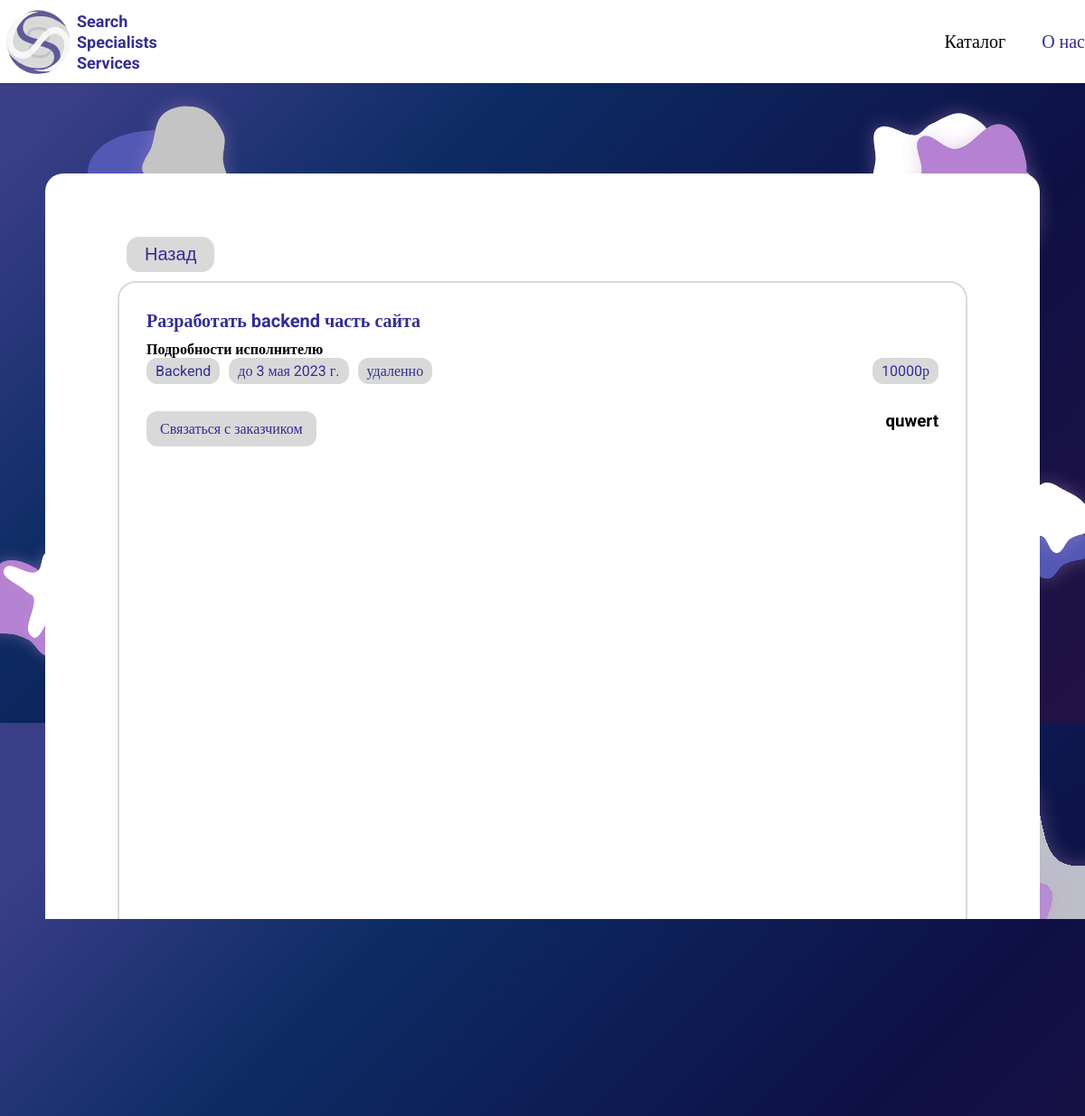
Screenshot of /post/15/ with the database file from the repository.
### website/models.py (models this page shows, shortened)
class TaskIT(models.Model):
    title = models.CharField(max_length=255, verbose_name='Заголовок')
    content = models.TextField(blank=True, verbose_name='Описание')
    price = models.IntegerField(verbose_name='Бюджет')
    time_over = models.DateField(verbose_name='Срок окончания')
    time_create = models.DateTimeField(auto_now_add=True, null=True)
    time_update = models.DateTimeField(auto_now_add=True, null=True)
    place = models.CharField(max_length=255, verbose_name='Место выполнения')
    category = models.ForeignKey('Category', on_delete=models.PROTECT, null=True, verbose_name='Категория')
    user = models.ForeignKey(User, verbose_name='Пользователь', on_delete=models.CASCADE)
    class Meta:
        verbose_name = 'Списки заказов от заказчиков'
        verbose_name_plural = 'Списки заказов от заказчиков'
        ordering = ['-time_update', 'title']

class Category(models.Model):
    name = models.CharField(max_length=100, db_index=True, verbose_name='Категория')
    def __str__(self):
        return self.name
    class Meta:
        verbose_name = 'Категории'
        verbose_name_plural = 'Категории'
        ordering = ['name']

### website/views.py (the view)
# urls.py: path('post/<int:post_id>/', show_post, name='post'),
def show_post(request, post_id):
    post = get_object_or_404(TaskIT, pk=post_id)
    if request.method == 'POST':
        form = ContactCustomerForm(request.POST)
        if form.is_valid():
            form.save()
            return redirect('catalogIT_perf')
    else:
        form = ContactCustomerForm()
    context = {
        'post': post,
        'title': post.title,
        'category_selected': post.category_id,
        'form': form,
    }
    return render(request, 'website/post.html', context=context)

### website/forms.py
class ContactCustomerForm(forms.ModelForm):
    def __init__(self, *args, **kwargs):
        super().__init__(*args, **kwargs)
    class Meta:
        model = TaskIT
        fields = '__all__'

### website/templates/website/post.html (shortened to what this page needs)
{% extends 'website/base.html' %}
{% load static %}
{% block navcontent %}
    <nav>
        <div class="container">
            <div class="logo">
                <a href="{% url 'catalogIT_perf' %}" class="logo-url">
                    <img src="{% static 'website/img/logo_kach.svg' %}" alt="">
                    <div class="logo-text">
                        <p>Search</p>
                        <p>Specialists</p>
                        <p>Services</p>
                    </div>
                </a>
            </div>
            <ul class="nav-links">
                <li><a href="{% url 'catalogIT_perf' %}" style="color: #000;">Каталог</a></li>
                <li><a href="{% url 'about_us_perf' %}">О нас</a></li>
            </ul>
        </div>
    </nav>
    {% endblock navcontent %}
{% block content %}
<div class="wrap-card">
    <div class="back">
        <input type="button" onclick="history.back();" value="Назад"/>
    </div>
    <div class="wrap-content-el">
        <div class="top-content">
            <h2>{{post.title}}</h2>
            <p class="content">{{post.content}}</p>
        </div>
        <div class="bottom-content">
            <div class="left-el">
                <p class="category task-object">{{post.category}}</p>
                <p class="time_over task-object">до {{post.time_over}}</p>
                <p class="place task-object">{{post.place}}</p>
            </div>
            <div class="right-el">
                <p class="price task-object">{{post.price}}р</p>
            </div>
        </div>
        <div class="customer">
            <div class="contact-cuctomer">
                <a href="#">Связаться с заказчиком</a>
            </div>
            <div class="customer-info">
                <h3>{{post.user}}</h3>
            </div>
        </div>
    </div>
</div>
{% endblock %}

### website/static/website/css/styles.css (style rules this page uses)
body { margin: 0px; padding: 0px; font-family: Roboto; }
.container { max-width: 1200px; margin: auto; }
nav { box-shadow: 0px 0px 1px 0px black; padding: 10px 0px; background-color: white; }
nav .container { display: flex; justify-content: space-between; align-items: center; }
nav .logo-url { display: inline-block; display: flex; justify-content: center; text-decoration: none; color: #342E90; }
nav .logo img { width: 85px; padding: 0px; margin: 0px; }
nav .logo .logo-text { display: flex; flex-direction: column; justify-content: center; gap: 2px; font-weight: bold; }
.logo-text * { padding: 0px; margin: 0px; font-size: 18px; }
.nav-links { list-style: none; padding: 0px; display: flex; justify-content: space-between; align-items: center; gap: 40px; font-size: 0px; }
.nav-links * { text-decoration: none; color: #342E90; font-size: 20px; }
body, * { padding: 0; margin: 0; }
body { background-image: linear-gradient(135deg, #3A3E87 9.38%, #0D2C65 32.81%, #0E1045 69.22%, #221245 98.44%); background-size: 100vw 100vh; background-attachment: fixed; overflow-x: hidden; }

### website/static/website/css/catalog.css (style rules this page uses)
.top-content h2 { color: #342E90; margin-bottom: 10px; font-size: 20px; }
.top-content p { font-weight: bold; font-size: 16px; }
.bottom-content { display: flex; justify-content: space-between; }
.bottom-content .left-el { display: flex; gap: 10px; }
.task-object { display: inline-block; text-decoration: none; color: #342E90; padding: 5px 10px; background-color: #D9D9D9; border-radius: 12px; }

### website/static/website/css/post.css (style rules this page uses)
.wrap-card { background-color: white; border-radius: 20px; max-width: 1100px; min-height: 100vh; margin: auto; margin-top: 100px; padding: 60px 80px; box-sizing: border-box; }
.wrap-content-el { border: 2px solid #D9D9D9; min-height: 100vh; border-radius: 20px; padding: 30px; }
.customer { margin-top: 30px; display: flex; justify-content: space-between; }
.customer .contact-cuctomer a { text-decoration: none; display: inline-block; text-decoration: none; color: #342E90; padding: 10px 15px; background-color: #D9D9D9; border-radius: 12px; }
.back input { margin: 10px; padding: 8px 20px; font-size: 20px; display: inline-block; color: #342E90; background-color: #D9D9D9; border: none; border-radius: 14px; cursor: pointer; }

### rows the page displays
TaskIT: title "Разработать backend часть сайта", content "Подробности исполнителю", category "Backend", time_over "3 мая 2023 г.", place "удаленно", price "10000", user "quwert"
